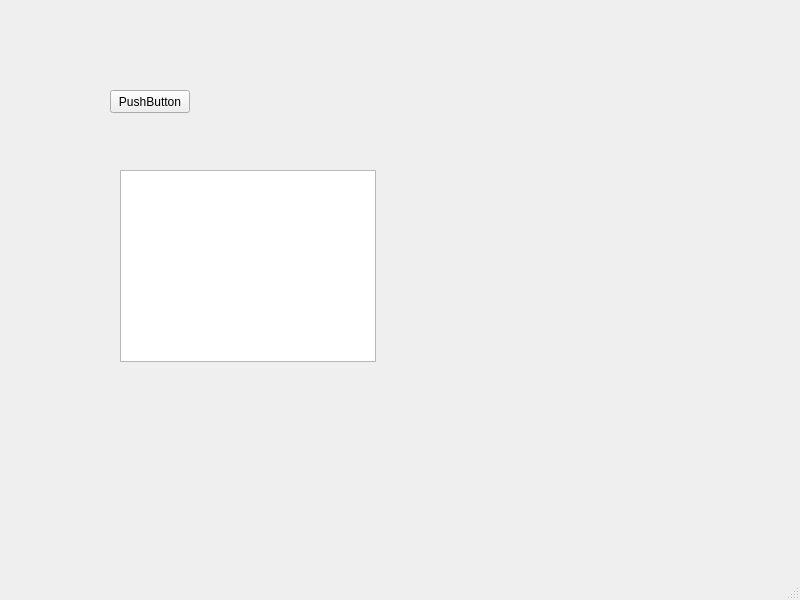
<?xml version="1.0" encoding="UTF-8"?>
<ui version="4.0">
 <class>MainWindow</class>
 <widget class="QMainWindow" name="MainWindow">
  <property name="geometry">
   <rect>
    <x>0</x>
    <y>0</y>
    <width>800</width>
    <height>600</height>
   </rect>
  </property>
  <property name="windowTitle">
   <string>MainWindow</string>
  </property>
  <widget class="QWidget" name="centralwidget">
   <widget class="QPushButton" name="pushButton">
    <property name="geometry">
     <rect>
      <x>110</x>
      <y>90</y>
      <width>80</width>
      <height>23</height>
     </rect>
    </property>
    <property name="text">
     <string>PushButton</string>
    </property>
   </widget>
   <widget class="QTextBrowser" name="textBrowser">
    <property name="geometry">
     <rect>
      <x>120</x>
      <y>170</y>
      <width>256</width>
      <height>192</height>
     </rect>
    </property>
   </widget>
  </widget>
  <widget class="QMenuBar" name="menubar">
   <property name="geometry">
    <rect>
     <x>0</x>
     <y>0</y>
     <width>800</width>
     <height>20</height>
    </rect>
   </property>
  </widget>
  <widget class="QStatusBar" name="statusbar"/>
 </widget>
 <resources/>
 <connections/>
</ui>
